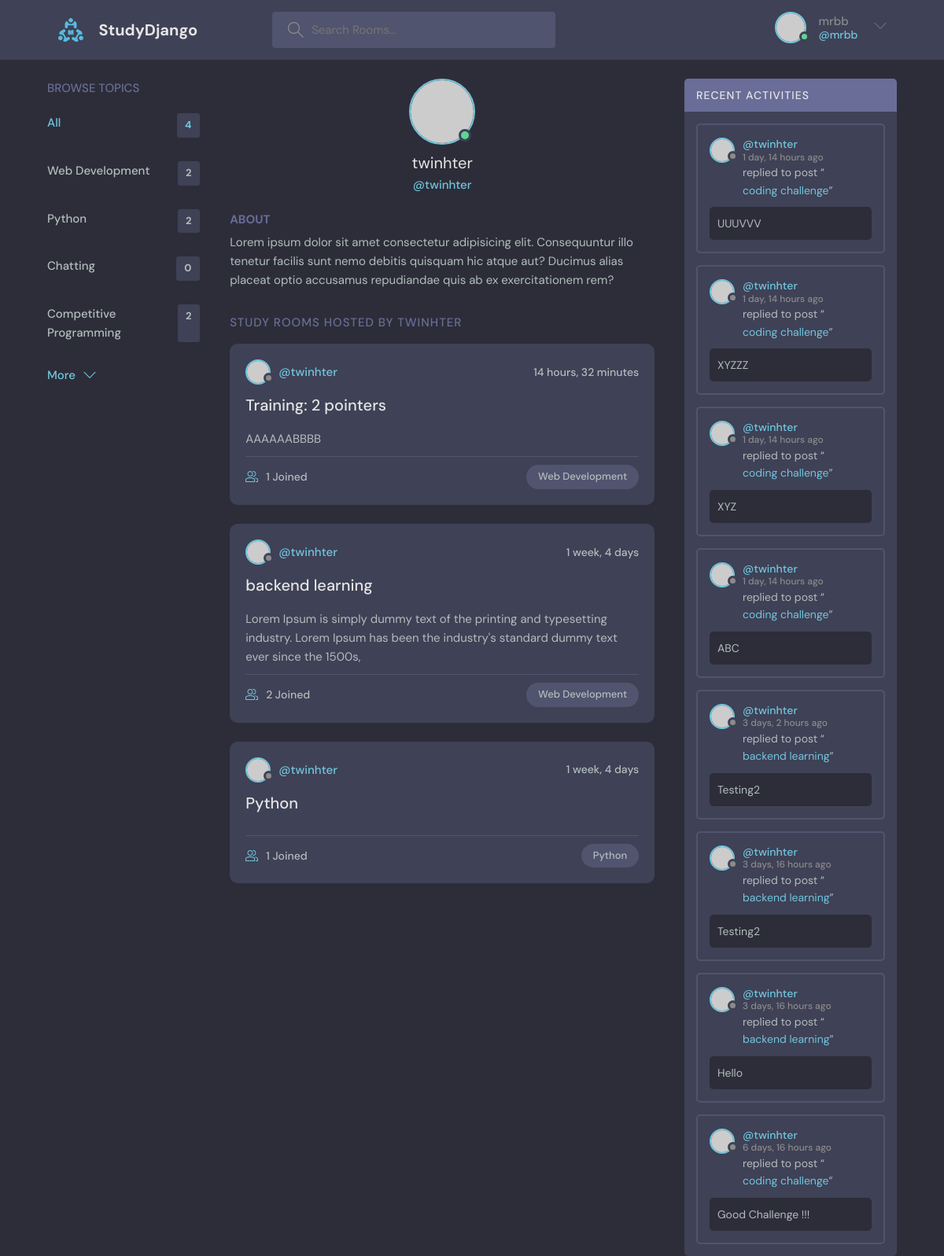
The page /profile/1/ (signed in) on the database its author committed.
### base/models.py (models this page shows, shortened)
class Topic(models.Model):
    name = models.CharField(max_length = 200)
    def __str__(self) -> str:
        return self.name

class Room(models.Model):
    host = models.ForeignKey(User, on_delete=models.SET_NULL, null=True)
    topic = models.ForeignKey(Topic, on_delete=models.SET_NULL, null=True) # add one (topic) to many (Room) relationship
    name = models.CharField(max_length = 200)
    description = models.TextField(null = True, blank=True)
    participants = models.ManyToManyField(User, related_name='participants', blank=True) # Many to many relationship
    update = models.DateTimeField(auto_now = True)
    created = models.DateTimeField(auto_now_add = True)
    class Meta:
        ordering = ['-update', '-created']

class Message(models.Model):
    user = models.ForeignKey(User, on_delete=models.CASCADE) # Set one (user) to many (message) relationship
    room = models.ForeignKey(Room, on_delete=models.CASCADE) # Set one (room) to many (message) relationship
    body = models.TextField()
    update = models.DateTimeField(auto_now = True)
    created = models.DateTimeField(auto_now_add = True)
    class Meta:
        ordering = ['-update', '-created']
    def __str__(self) -> str:
        return self.body[0:20]

### base/views.py (the view)
# urls.py: path('profile/<str:pk>/', views.userProfile, name = 'profile'),
def userProfile(request, pk):
    user = User.objects.get(id=pk)
    rooms = user.room_set.all()
    room_messages = user.message_set.all()
    topics = Topic.objects.all()
    context = {'user':user, 'rooms': rooms, 'room_messages':room_messages, 'topics':topics}
    return render(request, 'base/profile.html', context)

### base/templates/base/profile.html (shortened to what this page needs)
{% extends 'main.html' %}
{% block content %}
<body>
  <main class="profile-page layout layout--3">
    <div class="container">
      {% include 'base/topic_component.html' %}
      <div class="roomList">
        <div class="profile">
          <div class="profile__avatar">
            <div class="avatar avatar--large active">
              <img src="https://randomuser.me/api/portraits/men/11.jpg" />
            </div>
          </div>
          <div class="profile__info">
            <h3>{{user.username}}</h3>
            <p>@{{user.username}}</p>
          </div>
          <div class="profile__about">
            <h3>About</h3>
            <p>
              Lorem ipsum dolor sit amet consectetur adipisicing elit. Consequuntur illo tenetur
              facilis sunt nemo debitis quisquam hic atque aut? Ducimus alias placeat optio
              accusamus repudiandae quis ab ex exercitationem rem?
            </p>
          </div>
        </div>
        <div class="roomList__header">
          <div>
            <h2>Study Rooms Hosted by {{user.username}}</a>
            </h2>
          </div>
        </div>
        {% include 'base/feed_component.html' %}
      </div>
      {% include 'base/activity_component.html' %}
    </div>
  </main>
</body>
{% endblock %}

### templates/navbar.html (shortened to what this page needs)
{% load static %}
<header class="header header--loggedIn">
    <div class="container">
      <a href="{% url 'home' %}" class="header__logo">
        <img src="{% static 'images/logo.svg' %}" />
        <h1>StudyDjango</h1>
      </a>
      <form class="header__search" method="GET" action="{% url 'home' %}">
        <label>
          <input type="text" placeholder="Search Rooms..." name="q">
        </label>
      </form>
      <nav class="header__menu">
        {% if request.user.is_authenticated %}
        <div class="header__user">
          <a href="{% url 'profile' request.user.id %}">
            <div class="avatar avatar--medium active">
              <img src="https://randomuser.me/api/portraits/men/37.jpg" />
            </div>
            <p>{{request.user}}<span>@{{request.user}}</span></p>
          </a>
          <button class="dropdown-button">
            <svg version="1.1" xmlns="http://www.w3.org/2000/svg" width="32" height="32" viewBox="0 0 32 32">
              <title>chevron-down</title>
              <path d="M16 21l-13-13h-3l16 16 16-16h-3l-13 13z"></path>
            </svg>
          </button>
        </div>
        {% else %}
        <a href="{% url 'login' %}">
          <img src="{% static 'images/avatar.svg' %}" />
          <p>Login</p>
        </a>
        {% endif %}
      </nav>
    </div>
  </header>

### base/templates/base/topic_component.html
<div class="topics">
    <div class="topics__header">
    <h2>Browse Topics</h2>
    </div>
    <ul class="topics__list">
    <li>
        <a href="{% url 'home' %}" class="active">All <span>{{topics.count}}</span></a>
    </li>
    {% for topic in topics %}
    <li>
        <a href="{% url 'home' %}?q={{topic.name}}">{{topic.name}} <span>{{topic.room_set.all.count}}</span></a>
    </li>
    {% endfor %}
    </ul>
    <a class="btn btn--link" href="topics.html">
    More
    <svg version="1.1" xmlns="http://www.w3.org/2000/svg" width="32" height="32" viewBox="0 0 32 32">
        <title>chevron-down</title>
        <path d="M16 21l-13-13h-3l16 16 16-16h-3l-13 13z"></path>
    </svg>
    </a>
</div>

### base/templates/base/feed_component.html (shortened to what this page needs)
{% for room in rooms %}
<div class="roomListRoom">
    <div class="roomListRoom__header">
        <a href="{% url 'profile' room.host.id %}" class="roomListRoom__author">
        <div class="avatar avatar--small">
            <img src="https://randomuser.me/api/portraits/women/11.jpg" />
        </div>
        <span>@{{room.host.username}}</span>
        </a>
        <div class="roomListRoom__actions">
        <span>{{room.created|timesince}}</span>
        </div>
    </div>
    <div class="roomListRoom__content">
        <a href="{% url 'room' room.id %}">{{room.name}}</a>
        <p>
        {{room.description}}
        </p>
    </div>
    <div class="roomListRoom__meta">
        <a href="{% url 'room' room.id %}" class="roomListRoom__joined">
        {{room.participants.all.count}} Joined
        </a>
        <p class="roomListRoom__topic">{{room.topic}}</p>
    </div>
</div>
{% endfor %}

### base/templates/base/activity_component.html (shortened to what this page needs)
<div class="activities">
    <div class="activities__header">
    <h2>Recent Activities</h2>
    </div>
    {% for message in room_messages %}
    <div class="activities__box">
    <div class="activities__boxHeader roomListRoom__header">
        <a href="{% url 'profile' message.user.id %}" class="roomListRoom__author">
        <div class="avatar avatar--small">
            <img src="https://randomuser.me/api/portraits/women/11.jpg" />
        </div>
        <p>
            @{{message.user}}
            <span>{{message.created|timesince}} ago</span>
        </p>
        </a>
    </div>
    <div class="activities__boxContent">
        <p>replied to post “<a href="{% url 'room' message.room.id %}">{{message.room.name}}</a>”</p>
        <div class="activities__boxRoomContent">
        {{message}}
        </div>
    </div>
    </div>
    {% endfor %}
</div>

### rows shown on the page
Topic: name "Web Development", room_set.all.count "2"
Topic: name "Python", room_set.all.count "2"
Topic: name "Chatting", room_set.all.count "0"
Topic: name "Competitive Programming", room_set.all.count "2"
Room: host.username "twinhter", created "14 hours, 32 minutes", name "Training: 2 pointers", description "AAAAAABBBB", participants.all.count "1", topic "Web Development"
Room: host.username "twinhter", created "1 week, 4 days", name "backend learning", description "Lorem Ipsum is simply dummy text of the printing and typesetting industry. Lorem Ipsum has been the industry's standard dummy text ever since the 1500s,", participants.all.count "2", topic "Web Development"
Room: host.username "twinhter", created "1 week, 4 days", name "Python", participants.all.count "1", topic "Python"
Message: user "twinhter", created "1 day, 14 hours", room.name "coding challenge", body "UUUVVV"
Message: user "twinhter", created "1 day, 14 hours", room.name "coding challenge", body "XYZZZ"
Message: user "twinhter", created "1 day, 14 hours", room.name "coding challenge", body "XYZ"
Message: user "twinhter", created "1 day, 14 hours", room.name "coding challenge", body "ABC"
Message: user "twinhter", created "3 days, 2 hours", room.name "backend learning", body "Testing2"
Message: user "twinhter", created "3 days, 16 hours", room.name "backend learning", body "Testing2"
Message: user "twinhter", created "3 days, 16 hours", room.name "backend learning", body "Hello"
Message: user "twinhter", created "6 days, 16 hours", room.name "coding challenge", body "Good Challenge !!!"

### other values the page prints
{{ request.user }} "mrbb"
{{ topics.count }} "4"
{{ user.username }} "twinhter"
{{ user.username }} "TWINHTER"
